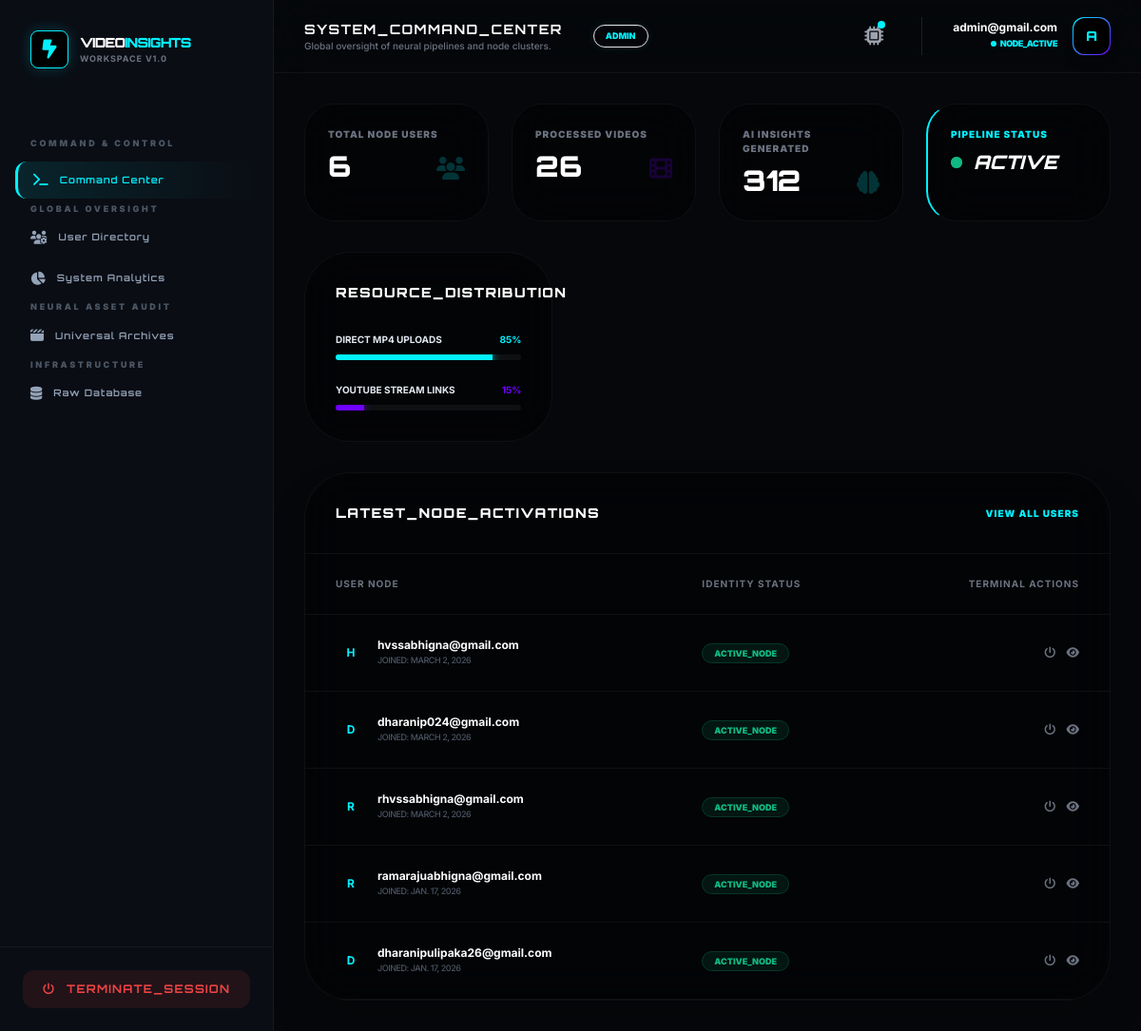
The page /analysis/admin/dashboard/ (signed in) on the database as committed earlier.
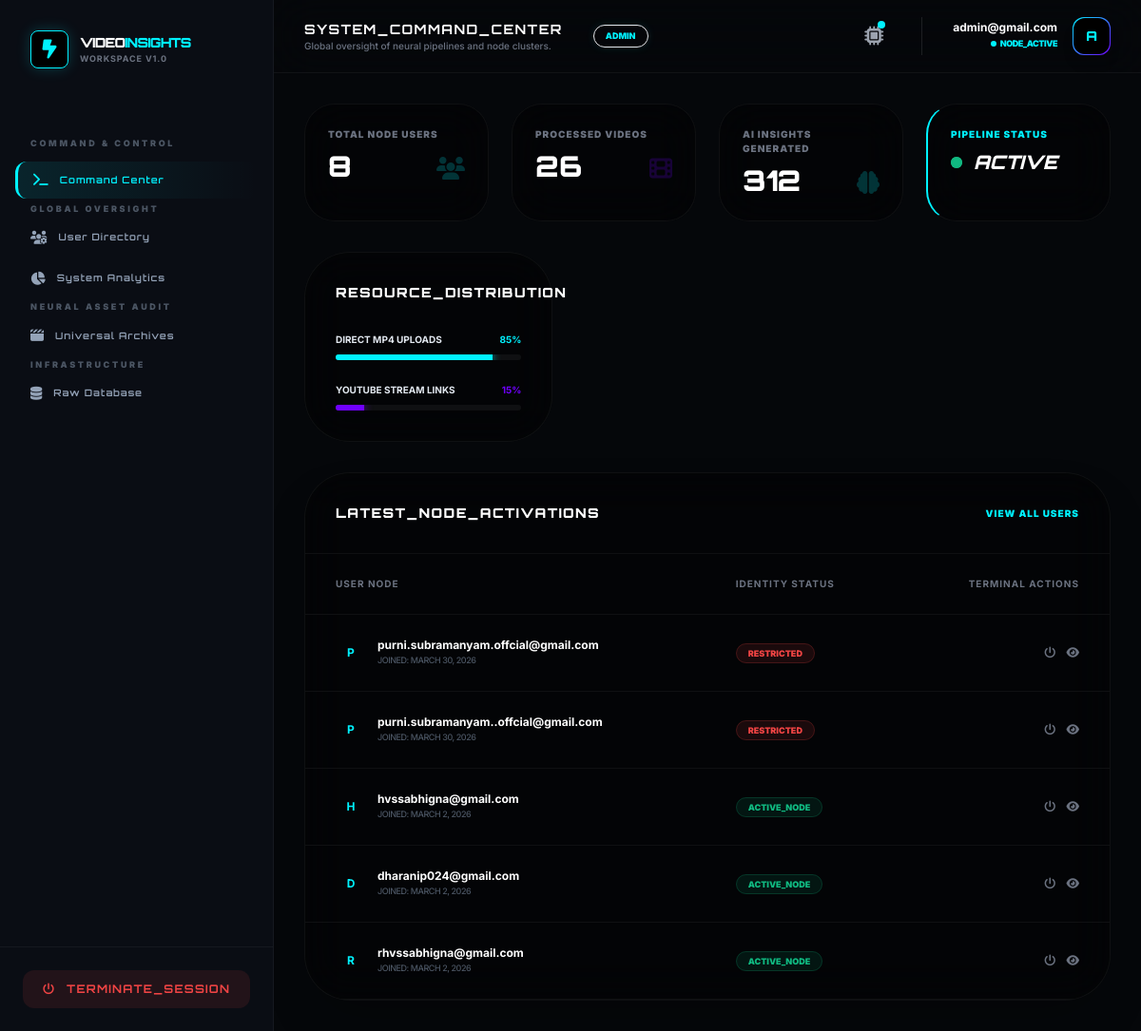
The same page on the database as committed later.
### accounts/models.py (models this page shows, shortened)
class User(AbstractUser):
    username = None
    email = models.EmailField(unique=True)
    ROLE_CHOICES = (
        ('admin', 'Admin'),
        ('user', 'User'),
    )
    role = models.CharField(max_length=10, choices=ROLE_CHOICES, default='user')
    is_verified = models.BooleanField(default=False)
    login_count = models.PositiveIntegerField(default=0)
    USERNAME_FIELD = 'email'
    REQUIRED_FIELDS = []
    objects = CustomUserManager()

### analysis/views.py (the view)
# urls.py: path('admin/dashboard/', views.admin_dashboard, name='admin_dashboard'),
@user_passes_test(is_admin)
def admin_dashboard(request):
    all_users = User.objects.all().order_by('-date_joined')
    all_vids  = VideoAnalysis.objects.all()
    total     = all_vids.count()
    yt_count  = all_vids.filter(video_file="").count()
    stats = {
        'total_users':   all_users.count(),
        'total_videos':  total,
        'total_insights':total * 12,
        'mp4_percent':   (100 - (yt_count / total * 100)) if total > 0 else 65,
        'yt_percent':    (yt_count / total * 100) if total > 0 else 35
    }
    return render(request, 'admin_dashboard.html', {
        'stats': stats, 'node_users': all_users[:5]
    })

### analysis/views.py (called while the page is built)
def is_admin(user):
    return user.is_authenticated and user.role == 'admin'

### templates/admin_dashboard.html (shortened to what the changed rows need)
{% extends "base2.html" %}
{% load i18n %}
{% block page_title %}SYSTEM_COMMAND_CENTER{% endblock %}
{% block content %}
<div class="space-y-8 animate-fade-in">
    <div class="grid grid-cols-1 md:grid-cols-2 lg:grid-cols-4 gap-6">
        <div class="bg-black/40 border border-white/5 p-6 rounded-[2rem] backdrop-blur-xl">
            <div class="flex items-end justify-between">
                <h3 class="orbitron text-3xl font-black text-white">{{ stats.total_users }}</h3>
                <i class="fa fa-users text-[var(--accent-cyan)] opacity-20 text-2xl"></i>
            </div>
        </div>
    </div>
    <div class="bg-black/40 border border-white/5 rounded-[3rem] backdrop-blur-xl overflow-hidden shadow-2xl">
        <div class="overflow-x-auto">
            <table class="w-full text-left">
                <thead>
                    <tr class="text-[10px] font-black text-gray-500 uppercase tracking-widest border-b border-white/5">
                        <th class="px-8 py-6">User Node</th>
                        <th class="px-8 py-6">Identity Status</th>
                        <th class="px-8 py-6 text-right">Terminal Actions</th>
                    </tr>
                </thead>
                <tbody class="text-xs font-medium">
                    {% for user_node in node_users %}
                    <tr class="border-b border-white/5 hover:bg-white/[0.02] transition-colors">
                        <td class="px-8 py-6 flex items-center gap-3">
                            <div class="w-8 h-8 rounded-lg bg-[var(--accent-cyan)]/10 text-[var(--accent-cyan)] flex items-center justify-center font-bold">{{ user_node.email|first|upper }}</div>
                            <div>
                                <p class="text-white font-bold">{{ user_node.email }}</p>
                                <p class="text-[9px] text-gray-600 uppercase tracking-tighter">Joined: {{ user_node.date_joined|date:"N j, Y" }}</p>
                            </div>
                        </td>
                        <td class="px-8 py-6">
                            {% if user_node.is_active %}
                                <span class="px-3 py-1 bg-emerald-500/10 text-emerald-500 rounded-full text-[9px] font-black uppercase border border-emerald-500/20">Active_Node</span>
                            {% else %}
                                <span class="px-3 py-1 bg-red-500/10 text-red-500 rounded-full text-[9px] font-black uppercase border border-red-500/20">Restricted</span>
                            {% endif %}
                        </td>
                        <td class="px-8 py-6 text-right">
                            <button class="text-gray-500 hover:text-red-500 transition-colors mx-2"><i class="fa fa-power-off"></i></button>
                            <button class="text-gray-500 hover:text-[var(--accent-cyan)] transition-colors"><i class="fa fa-eye"></i></button>
                        </td>
                    </tr>
                    {% empty %}
                    <tr>
                        <td colspan="3" class="px-8 py-10 text-center text-gray-600 italic">No active user nodes detected in current database sync.</td>
                    </tr>
                    {% endfor %}
                </tbody>
            </table>
        </div>
    </div>
</div>
{% endblock %}

Rows that differ between the two databases and show on the page:
no longer on this page (row unchanged): User: email|first "R", email "ramarajuabhigna@gmail.com", date_joined "JAN. 17, 2026", is_active "ACTIVE_NODE"
no longer on this page (row unchanged): User: email|first "D", email "dharanipulipaka26@gmail.com", date_joined "JAN. 17, 2026", is_active "ACTIVE_NODE"
added User: email|first "P", email "purni.subramanyam.offcial@gmail.com", date_joined "MARCH 30, 2026", is_active "RESTRICTED"
added User: email|first "P", email "purni.subramanyam..offcial@gmail.com", date_joined "MARCH 30, 2026", is_active "RESTRICTED"
Other text that changed with them:
{{ stats.total_users }}: "6" → "8"
